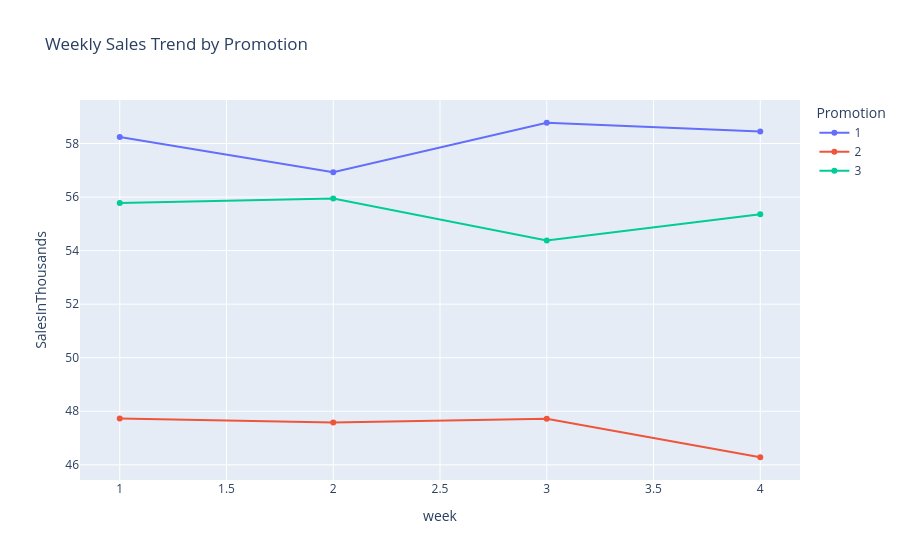

The code cell stored with this chart in its notebook:
### Code cell
weekly_sales = (
    df.groupby(["week", "Promotion"])["SalesInThousands"]
    .mean()
    .reset_index()
)

fig = px.line(
    weekly_sales,
    x="week",
    y="SalesInThousands",
    color="Promotion",
    markers=True,
    title="Weekly Sales Trend by Promotion"
)
fig.show()

### Figure 1 — Plotly figure (JSON) as saved in the notebook; plotly's stock layout.template omitted (floating-point values rounded to 4 significant figures)
{"data": [{"hovertemplate": "Promotion=1<br>week=%{x}<br>SalesInThousands=%{y}<extra></extra>", "legendgroup": "1", "line": {"color": "#636efa", "dash": "solid"}, "marker": {"symbol": "circle"}, "mode": "lines+markers", "name": "1", "orientation": "v", "showlegend": true, "type": "scatter", "x": [1, 2, 3, 4], "xaxis": "x", "y": [58.24, 56.93, 58.77, 58.45], "yaxis": "y"}, {"hovertemplate": "Promotion=2<br>week=%{x}<br>SalesInThousands=%{y}<extra></extra>", "legendgroup": "2", "line": {"color": "#EF553B", "dash": "solid"}, "marker": {"symbol": "circle"}, "mode": "lines+markers", "name": "2", "orientation": "v", "showlegend": true, "type": "scatter", "x": [1, 2, 3, 4], "xaxis": "x", "y": [47.73, 47.58, 47.72, 46.28], "yaxis": "y"}, {"hovertemplate": "Promotion=3<br>week=%{x}<br>SalesInThousands=%{y}<extra></extra>", "legendgroup": "3", "line": {"color": "#00cc96", "dash": "solid"}, "marker": {"symbol": "circle"}, "mode": "lines+markers", "name": "3", "orientation": "v", "showlegend": true, "type": "scatter", "x": [1, 2, 3, 4], "xaxis": "x", "y": [55.78, 55.95, 54.38, 55.35], "yaxis": "y"}], "layout": {"legend": {"title": {"text": "Promotion"}, "tracegroupgap": 0}, "title": {"text": "Weekly Sales Trend by Promotion"}, "xaxis": {"anchor": "y", "domain": [0, 1], "title": {"text": "week"}}, "yaxis": {"anchor": "x", "domain": [0, 1], "title": {"text": "SalesInThousands"}}}}
